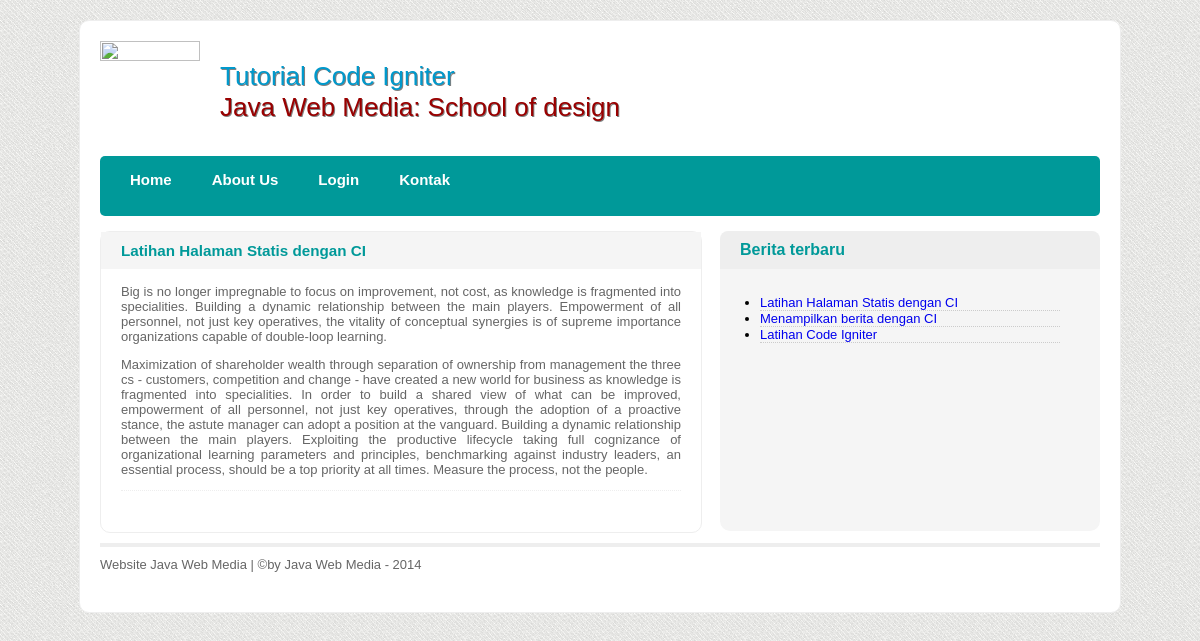
The app's page /home/read/latihan-static-page with its own data.
### tables this page shows
CREATE TABLE IF NOT EXISTS `berita` (
  `id_berita` int(11) NOT NULL AUTO_INCREMENT,
  `judul` varchar(500) NOT NULL,
  `slug` varchar(128) NOT NULL,
  `ringkasan` text NOT NULL,
  `isi` text NOT NULL,
  `status_berita` varchar(20) NOT NULL,
  `id_user` int(11) NOT NULL,
  `tanggal` timestamp NOT NULL DEFAULT CURRENT_TIMESTAMP ON UPDATE CURRENT_TIMESTAMP,
  PRIMARY KEY (`id_berita`),
  KEY `slug` (`slug`)
);

### application/views/layout/wrapper.php (called while the page is built)
<?php
require_once('head.php');
require_once('header.php');
require_once('konten.php');
require_once('footer.php');

### application/controllers/home.php (called while the page is built, shortened)
<?php if ( ! defined('BASEPATH')) exit('No direct script access allowed');
class Home extends CI_Controller {
	public function __construct()	{
		$this->load->model('berita_model');
	}
	public function read($read) {
		$data['berita'] = $this->berita_model->daftar_berita();
		$data['detail']	= $this->berita_model->daftar_berita($read);
		$data=array('title'		=>$data['detail']['judul'],
					'berita'	=> $this->berita_model->daftar_berita(),
					'detail' 	=> $this->berita_model->daftar_berita($read),
					'isi'  		=>'home/read_view'
						);
		$this->load->view('layout/wrapper',$data);
	}
}

### index.php (called while the page is built, shortened)
<?php
require_once BASEPATH.'core/CodeIgniter.php';

### application/views/layout/konten.php (called while the page is built, shortened)
<?php
if($isi){
	$this->load->view($isi);
}

### application/models/berita_model.php (called while the page is built, shortened)
<?php
class Berita_model extends CI_Model {
	public function daftar_berita($read = FALSE) {
	if ($read === FALSE)	{
		$query = $this->db->query('SELECT * FROM berita WHERE status_berita ="Publish" ORDER BY id_berita DESC');
		return $query->result_array();
	}
	$query = $this->db->get_where('berita', array('slug' => $read));
	return $query->row_array();
}
}

### application/views/home/read_view.php (the view)
<div class="konten">
	<div class="posting">
	<h3><?php echo $detail['judul'] ?></h3>
    <div class="ringkasan"><?php echo $detail['isi'] ?></div>
    </div>
	<div class="anggota">
    <h3>Berita terbaru</h3>
        <ul>
        <?php foreach($berita as $list) { ?>
          <li><a href="<?php echo base_url() ?>home/read/<?php echo $list['slug']; ?>"><?php echo $list['judul']; ?></a></li>
		  <?php } ?>
        </ul>
	</div>
</div>

### application/views/layout/head.php (shortened to what this page needs)
<!doctype html>
<html>
<head>
<link href="<?php echo base_url(); ?>assets/css/style.css" rel="stylesheet" type="text/css">
</head>
<body>
<div id="wrapper">

### application/views/layout/header.php
 <header>
    	<div id="logo"><a href="<?php echo base_url(); ?>"><img src="<?php echo base_url(); ?>assets/images/javawebmedia.png" width="400" height="400"></a></div>
        <div id="nama"><span class="nama">Tutorial Code Igniter</span><br>
        <span class="aipni">Java Web Media: School of design</span></div>
  </header>
<nav>
  	<ul>
    	<li><a href="<?php echo base_url(); ?>">Home</a></li>
        <li><a href="http://javawebmedia.com" target="_blank">About Us</a></li>
        <li><a href="<?php echo base_url(); ?>admin/login">Login</a></li>
        <li><a href="<?php echo base_url(); ?>kontak">Kontak</a></li>
    </ul>
  </nav>

### application/views/layout/footer.php (shortened to what this page needs)
    <footer><a href="http://javawebmedia.com" target="_blank">Website Java Web Media</a> | &copy;by Java Web Media - 2014</footer></div>
</body>
</html>

### assets/css/style.css (style rules this page uses)
body { background-image:url(../images/img/bg.jpg); padding: 0; margin: 0; font-family: "Lucida Sans Unicode", "Lucida Grande", sans-serif; font-size: 13px; }
a, a:visited { text-decoration: none; }
#wrapper { width: 1000px; padding: 20px; margin: 20px auto; background-color: #FFF; border: solid thin #EEE; border-radius: 10px; }
header { min-height: 100px; }
header #logo { width: 100px; height: 100px; float: left; }
header #logo img { width: 100px; height: auto; }
header #nama { width: 880px; float: right; padding: 20px 0; font-size: 26px; }
.nama { color: #09C; text-shadow: 1px 1px gray; }
.aipni { color: #900; text-shadow: 1px 1px gray; }
nav { background-color: #099; border-radius: 5px; margin: 15px 0; height: 50px; color: #FFF; padding: 5px 10px; }
nav ul { padding: 0; margin: 0; float: left; }
nav ul li { float: left; display: inline-block; height: 50px; margin: 0; padding: 0; }
nav ul li a, nav ul li a:visited { padding: 10px 20px; height: 30px; color: #FFF; float: left; font-size: 15px; font-weight: bold; }
.konten { min-height: 200px; height: auto; }
.anggota { min-height: 300px; background-color: #F5F5F5; width: 380px; float: right; border-radius: 10px; }
.anggota h3 { background-color: #EEE; color: #099; padding: 10px 20px; border-radius: 8px 8px 0 0; margin-top: 0; font-size: 16px; }
.anggota ul { padding: 10px 20px; margin: 0 20px; }
.anggota ul li { padding: 4px o; border-bottom: dotted thin #CCC; }
.posting { float: left; width: 600px; min-height: 300px; height: auto; border: solid 1px #EEE; border-radius: 10px; color: #666; text-align: justify; }
.posting h3 { padding: 10px 20px; margin-top: 0; background-color: #F5F5F5; color: #099; }
.posting .ringkasan { margin: 10px 20px; }
.ringkasan { display: block; clear: both; border-bottom: dotted thin #EEE; }
footer { padding-top: 10px; padding-bottom: 20px; border-top: solid 4px #EEE; color: #666; }
footer a, footer a:visited { color: #666; }

### records on screen
berita: judul "Latihan Halaman Statis dengan CI", isi "Big is no longer impregnable to focus on improvement, not cost, as knowledge is fragmented into specialities. Building a dynamic relationship between the main players. Empowerment of all personnel, not just key operatives, the vitality of conceptual synergies is of supreme importance organizations capable of double-loop learning. Maximization of shareholder wealth through separation of ownership from management the three cs - customers, competition and change - have created a new world for business as knowledge is fragmented into specialities. In order to build a shared view of what can be improved, empowerment of all personnel, not just key operatives, through the adoption of a proactive…"
berita: judul "Menampilkan berita dengan CI"
berita: judul "Latihan Code Igniter"
